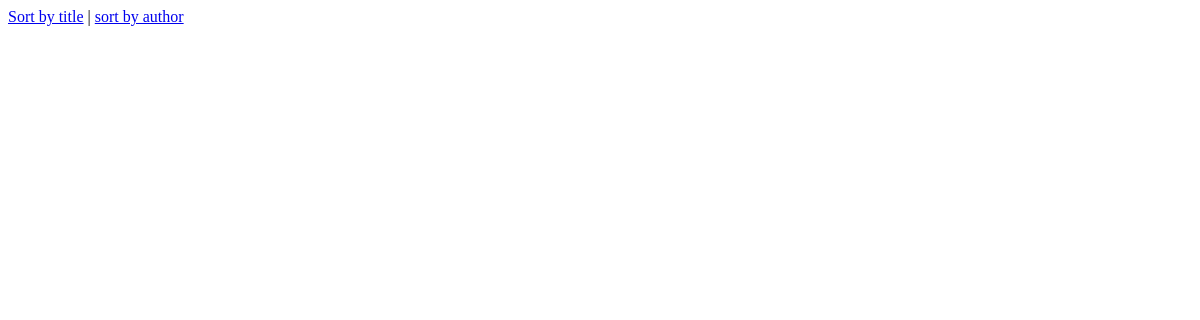
The app's page /?sort_by=author, older data.
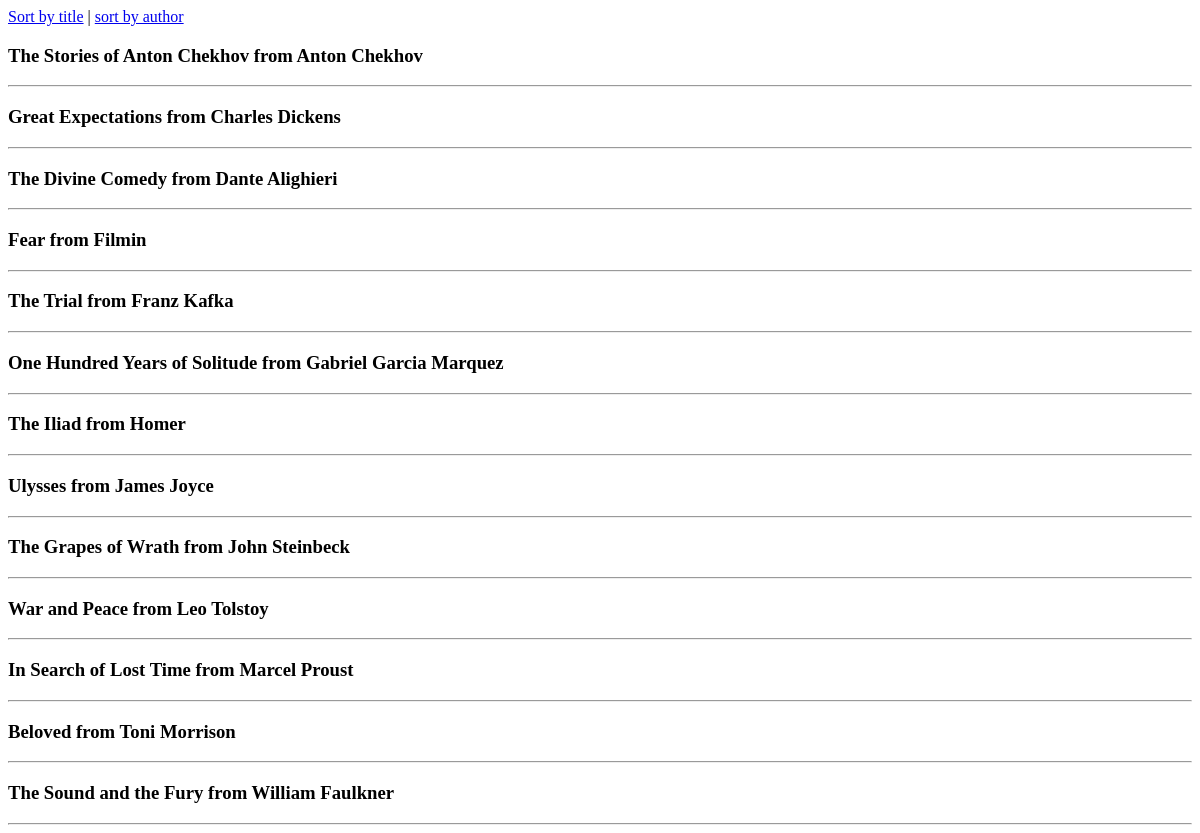
The same page, newer data.
### data_models.py (models this page shows, shortened)
class Book(db.Model):
    id = db.Column(db.Integer, primary_key=True, autoincrement=True)
    isbn = db.Column(db.String(13), nullable=False, unique=True)
    title = db.Column(db.String(200), nullable=False)
    publication_year = db.Column(db.Integer, nullable=True)
    author_id = db.Column(db.Integer, db.ForeignKey('author.id'), nullable=False)
    author = db.relationship('Author', backref=db.backref('books', lazy=True))

class Author(db.Model):
    id = db.Column(db.Integer, primary_key=True, autoincrement=True)
    name = db.Column(db.String(80), nullable=False)
    birth_date = db.Column(db.Date, nullable=True)
    date_of_death = db.Column(db.Date, nullable=True)

### app.py (the view)
@app.route('/', methods=['GET'])
def home():
    sort_by = request.args.get('sort_by', 'title')
    if sort_by == "author":
        books = Book.query.join(Author).order_by(Author.name).all()
    else:
        books = Book.query.order_by(Book.title).all()
    return render_template('home.html', books=books)

### templates/home.html (shortened to what this page needs)
<!DOCTYPE html>
<html lang="en">
<head>
</head>
<body>
<a href="/?sort_by=title">Sort by title</a> | <a href="/?sort_by=author">sort by author</a>
{% for book in books %}
<div>
    <h3>{{ book.title }} from {{ book.author.name }}</h3>
</div>
<hr>
{% endfor %}
</body>
</html>

Row changes from the older to the newer data that the page shows:
added Book: title "The Stories of Anton Chekhov", author.name "Anton Chekhov"
added Book: title "Great Expectations", author.name "Charles Dickens"
added Book: title "The Divine Comedy", author.name "Dante Alighieri"
added Book: title "Fear", author.name "Filmin"
added Book: title "The Trial", author.name "Franz Kafka"
added Book: title "One Hundred Years of Solitude", author.name "Gabriel Garcia Marquez"
added Book: title "The Iliad", author.name "Homer"
added Book: title "Ulysses", author.name "James Joyce"
added Book: title "The Grapes of Wrath", author.name "John Steinbeck"
added Book: title "War and Peace", author.name "Leo Tolstoy"
added Book: title "In Search of Lost Time", author.name "Marcel Proust"
added Book: title "Beloved", author.name "Toni Morrison"
added Book: title "The Sound and the Fury", author.name "William Faulkner"
